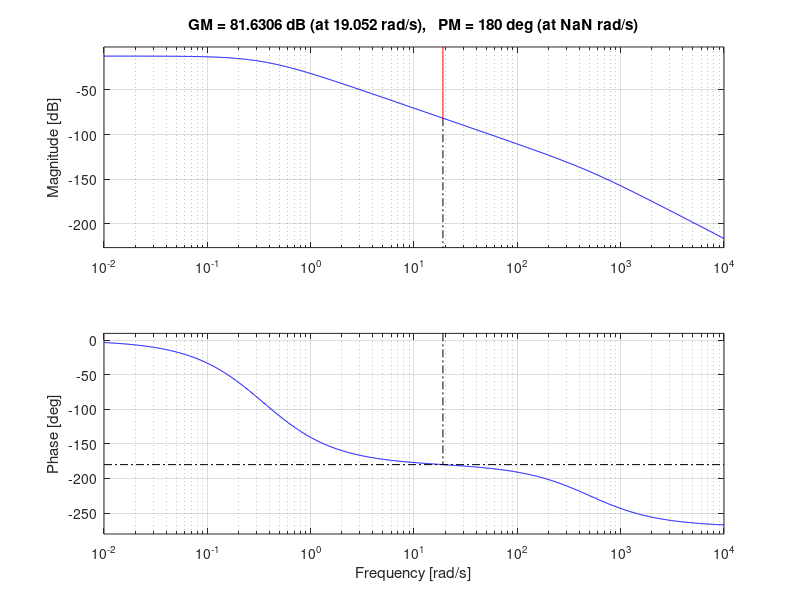
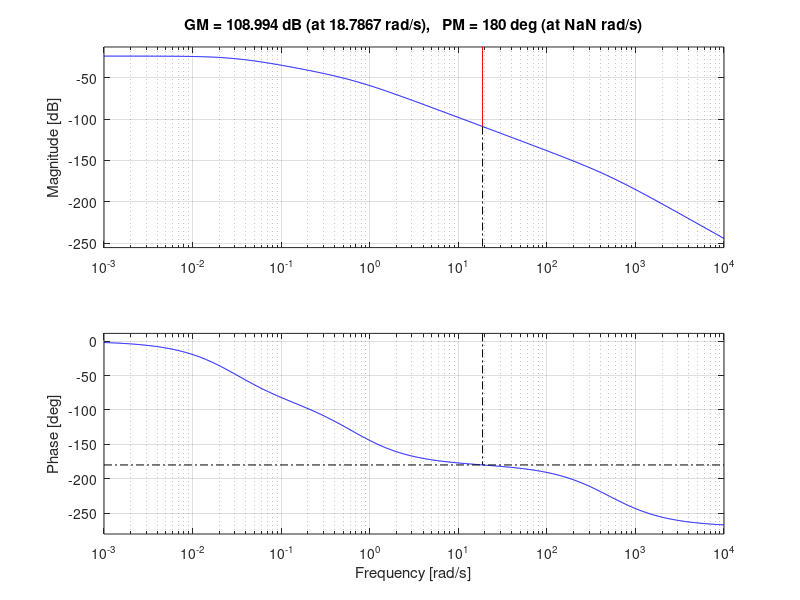

Write the MATLAB code that produced these figures, in order.
clear all, close all, clc

% Atibuindo valores das constantes
Ka = 2;
Kb = 4;
Ki = 8;
Kr = 12;

%Tm =

Jm = 5;
Jg = 10;
Jl = 15;

%Vb = 
%theta_m = 

Bm = 10;
Bl = 20;
Ra = 50; 
La = 0.2;

n1 = 5;
n2 = 10;
n3 = 4;
n4 = 8;

% Equacionamento
n = (n1*n3)/(n2*n4);

Jeq = Jm + Jg + n^2*Jl
Beq = Bm + n^2*Bl

% Funcao transferencia
a = Kr*Ka*Ki*n;
b = La*Jeq;
c = La*Beq + 2*Ra*Jeq;
d = 2*Ra*Beq + Ki*Kb;
e = Kr*Ka*Ki;

f = n*Ki;
g = La*Jeq;
h = La*Beq + 2*Ra*Jeq;
i = 2*Ra*Beq;
j = Ki*Kb;

num=[a]
d1=[b c d e]
G1=tf(num,d1)

num2=[f]
d2=[g h i j]
G2 = tf(num2,d2)

%printando graficos de resposta temporal e em frequencia
figure
subplot(2,1,1);
step(G1)
subplot(2,1,2);
margin(G1)
figure
subplot(2,1,1);
step(G2)
subplot(2,1,2);
margin(G2)
